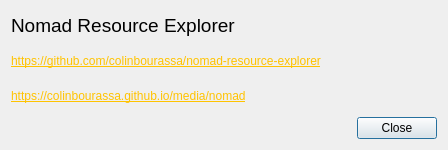
<?xml version="1.0" encoding="UTF-8"?>
<ui version="4.0">
 <class>AboutBox</class>
 <widget class="QDialog" name="AboutBox">
  <property name="geometry">
   <rect>
    <x>0</x>
    <y>0</y>
    <width>448</width>
    <height>150</height>
   </rect>
  </property>
  <property name="windowTitle">
   <string>About</string>
  </property>
  <layout class="QGridLayout" name="gridLayout">
   <item row="0" column="0">
    <widget class="QLabel" name="m_labelTitle">
     <property name="font">
      <font>
       <pointsize>14</pointsize>
      </font>
     </property>
     <property name="text">
      <string>Nomad Resource Explorer</string>
     </property>
    </widget>
   </item>
   <item row="1" column="0">
    <widget class="QLabel" name="m_labelGithub">
     <property name="text">
      <string>&lt;a style=&quot;color:#ffc300&quot; href=&quot;https://github.com/colinbourassa/nomad-resource-explorer&quot;&gt;https://github.com/colinbourassa/nomad-resource-explorer&lt;/a&gt;</string>
     </property>
     <property name="openExternalLinks">
      <bool>true</bool>
     </property>
    </widget>
   </item>
   <item row="2" column="0">
    <widget class="QLabel" name="m_labelReference">
     <property name="text">
      <string>&lt;a style=&quot;color:#ffc300&quot; href=&quot;https://colinbourassa.github.io/media/nomad&quot;&gt;https://colinbourassa.github.io/media/nomad&lt;/a&gt;</string>
     </property>
     <property name="openExternalLinks">
      <bool>true</bool>
     </property>
    </widget>
   </item>
   <item row="3" column="0">
    <layout class="QHBoxLayout" name="horizontalLayout">
     <item>
      <spacer name="horizontalSpacer">
       <property name="orientation">
        <enum>Qt::Horizontal</enum>
       </property>
       <property name="sizeHint" stdset="0">
        <size>
         <width>40</width>
         <height>20</height>
        </size>
       </property>
      </spacer>
     </item>
     <item>
      <widget class="QPushButton" name="m_buttonClose">
       <property name="text">
        <string>Close</string>
       </property>
      </widget>
     </item>
    </layout>
   </item>
  </layout>
 </widget>
 <resources/>
 <connections/>
</ui>
